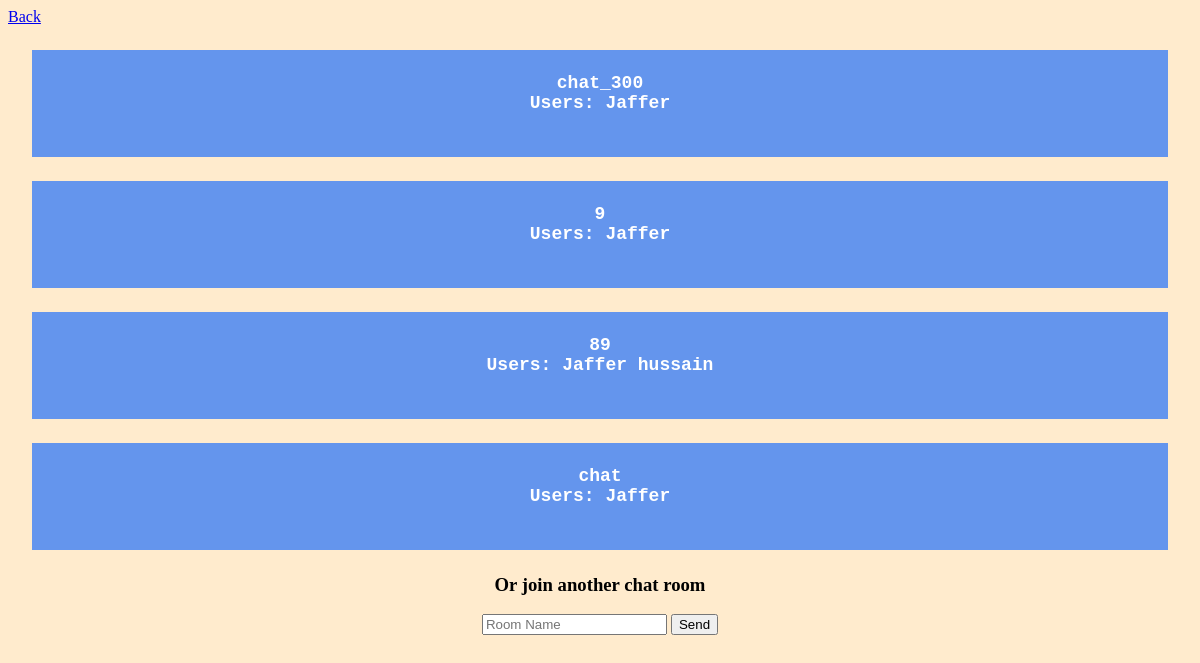
The app's page /chatList/Jaffer, older data.
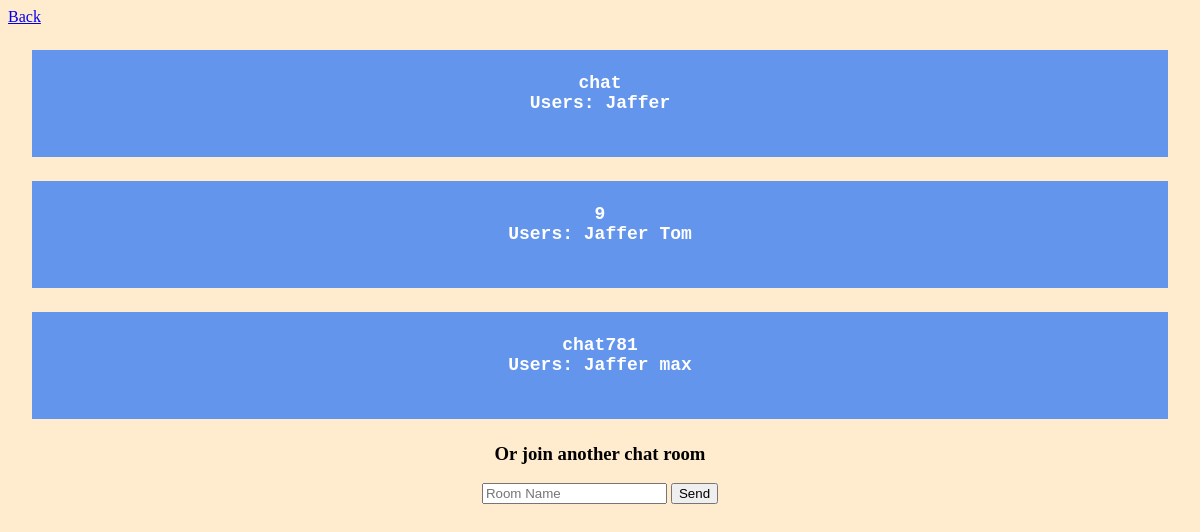
The same page, newer data.
### chat/models.py (models this page shows, shortened)
class message (models.Model):
    content = models.TextField(blank=True, null=True)
    group = models.CharField(max_length=50, blank=True, null=True)
    user = models.ForeignKey("chat.user", on_delete=models.CASCADE, blank=True, null=True)

class user (models.Model):
    name = models.CharField(max_length=50, null=True, blank= True)
    def __str__(self):
        return self.name

### chat/views.py (the view)
# urls.py: path('chatList/<str:username>', chatList)
def chatList(request, username):
    rooms = {}
    logUser = user.objects.get_or_create(name=username)
    currentUser = user.objects.get(name=username)
    chats = message.objects.filter(user=currentUser)
    for chat in chats:
        if chat.group not in rooms:
            allUsers = []
            rooms[chat.group] = set([str(message.user) for message in message.objects.filter(group=chat.group)])
    return render(request, 'chatList.html', {"rooms":rooms, "currentUser":currentUser})

### chat/templates/chatList.html (shortened to what this page needs)
<!DOCTYPE html>
<html lang="en">
<head>
</head>
<body style="background-color: blanchedalmond;">
    <a href="/">Back</a>
    {%for room, users in rooms.items%}
       <a style="text-decoration: none;" href="/chatRoom/{{room}}/{{currentUser}}">
        <div class="items" style="text-align: center;background-color: cornflowerblue; margin:2%;padding: 2%;color:white;font-size: large;font-family: 'Courier New', Courier, monospace;font-weight:600;">
            {{room}} <br>Users:{%for user in users%} {{user}} {%endfor%}  <br> <br>
        </div>
       </a>
    {%endfor%}
    <div style="text-align: center;">
        <h3> Or join another chat room</h3>
         <input id="RoomName" type="text" placeholder="Room Name">
         <input id="enter" type="button" value="Send">
    </div>
</body>
</html>

Row changes from the older to the newer data that the page shows:
removed message: rooms "chat_300"
removed message: rooms "89"
no longer on this page (row unchanged): user: users "hussain"
added user: users "Tom"
added message: rooms "chat781"
added user: users "max"
Text that changed along with them:
new list line: "Users:"
new list line: "Jaffer"
list line gone: "Users:"
list line gone: "Jaffer"
